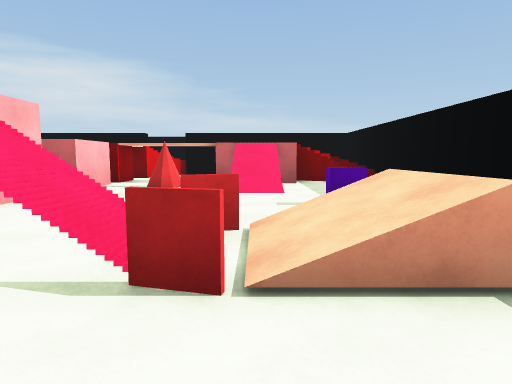
view 1 (above)

16 first-person views from a walk through a 3-D level made in the Unity game engine. The camera is 1.3 m above the floor, tilts 6° down and sees 75° across. Doors are open. The floor is counted in squares, 2 m on a side. Each view is taken from the middle of a square. On the plan, view 1 faces up. The plan holds only what a view shows up to about 10 squares ahead; the rest is blank. The place goes on beyond the plan. Some animated figures are left out.

view 2
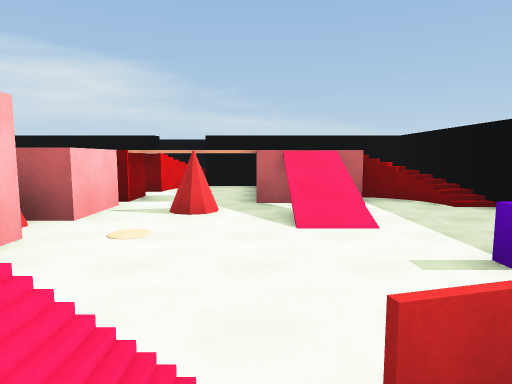

view 3
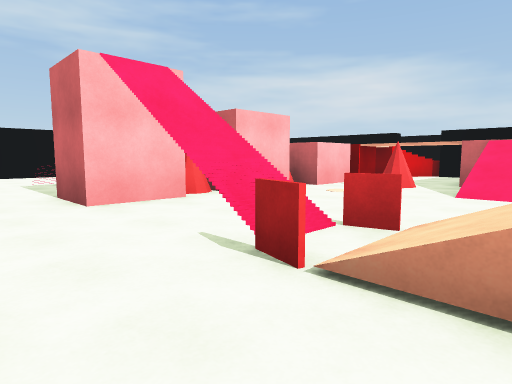

view 4
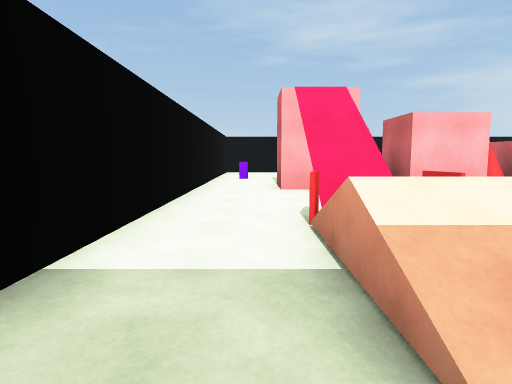

view 5
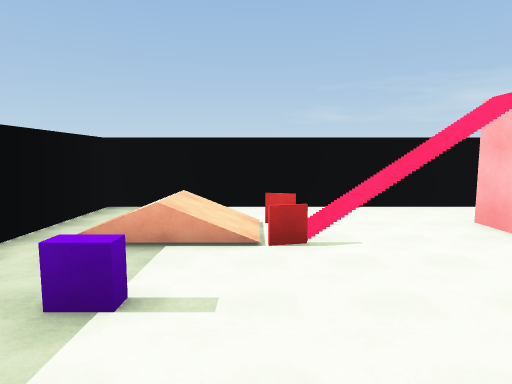

view 6
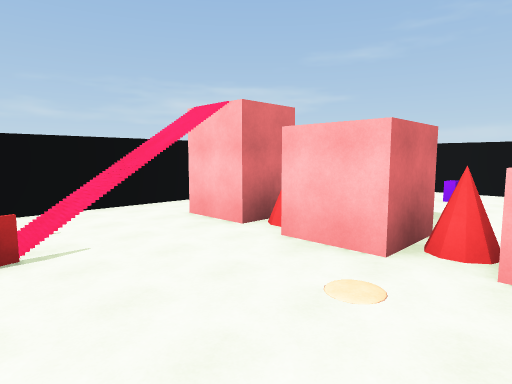

view 7
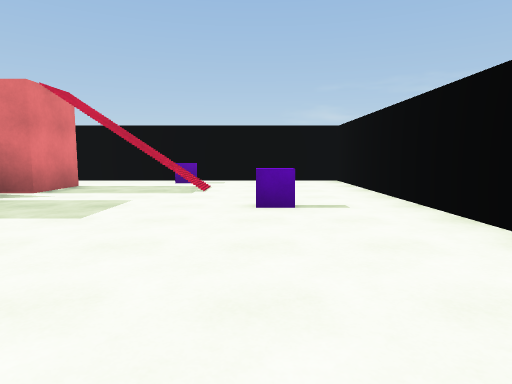

view 8
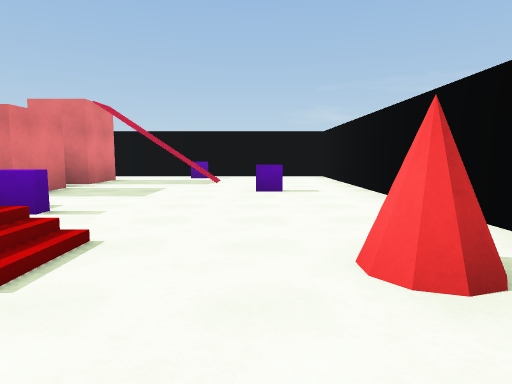

view 9
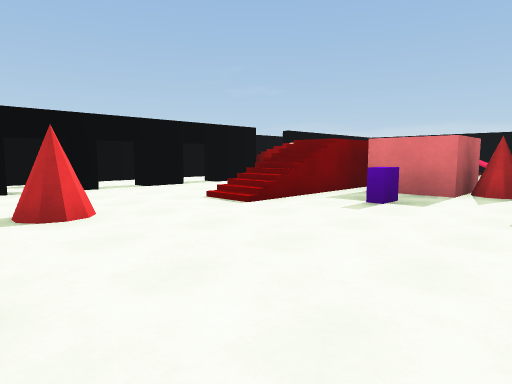

view 10
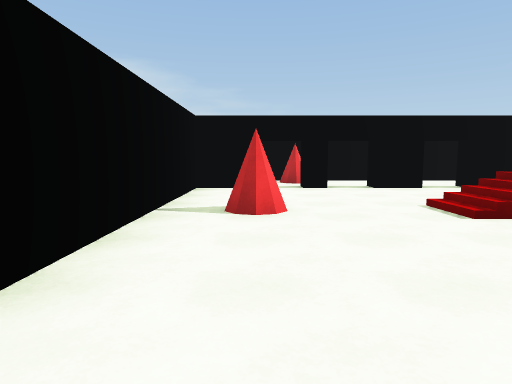

view 11
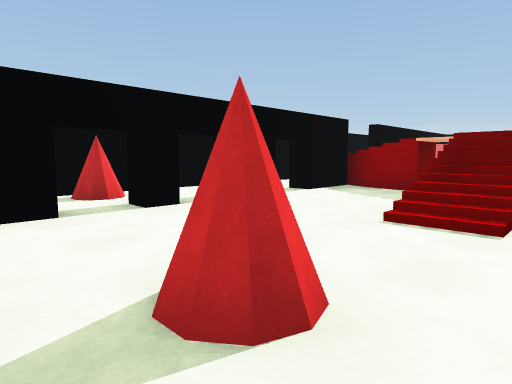

view 12
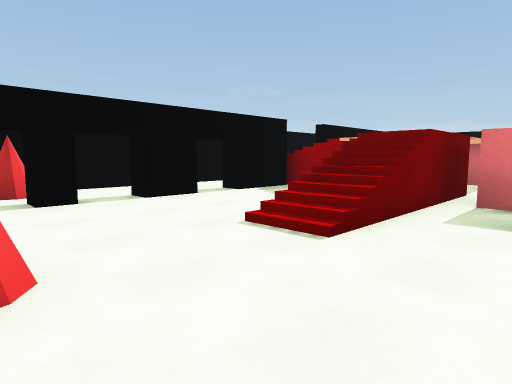

view 13
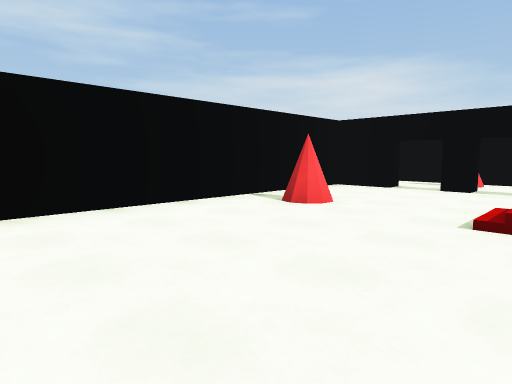

view 14
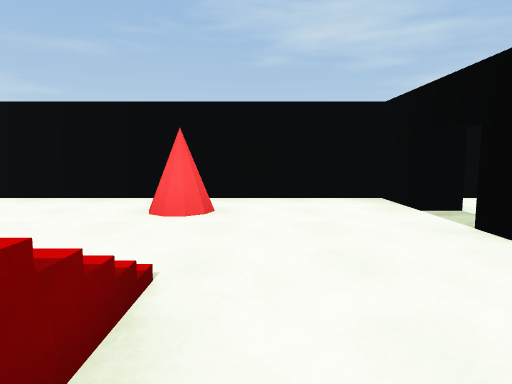

view 15
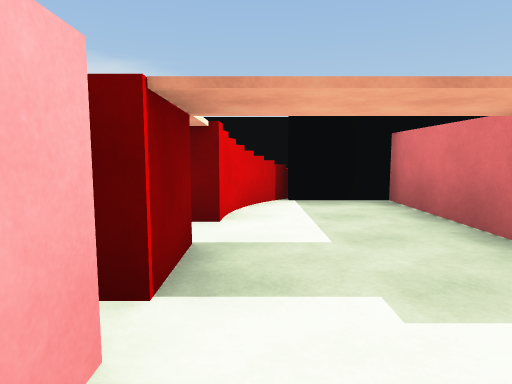

view 16
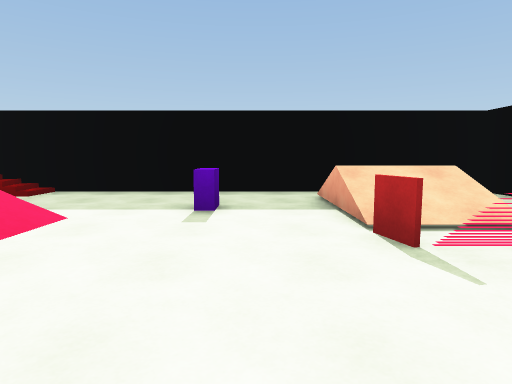

### Floor plan
Key: @ floor where view 1 was taken; # wall or solid block; x gap in a wall; . main floor; : floor 1.75 m higher than the main floor; + floor 2 m higher than the main floor; / step, stairs or slope; = window, fence, low wall or low ledge; ^ raised ledge.
Columns run from 12 left of view 1 to 4 right of it. Each row starts with its distance up from view 1.
 15  ##########
 14 #..#.....
 13 #....... =
 12 ##x..#.#####^###
 11 #.......:#..   #
 10 #........../   #
  9 #.#..//  ../ +x##
  8 #......##.../../#
  7 #.....###.#./...#
  6 #.......#.../...#
  5 #......##....#..#
  4 #......##.......#
  3 #......##...=/=.#
  2 #...///##./////.#
  1 #...............#
  0 #...........@...#
 -1 #################

Positions as (right, up) in squares from view 1, and headings:
1: (0, 0), facing up
2: (-1, 2), facing up
3: (1, 0), facing up-left
4: (3, 1), facing left
5: (0, 7), facing down
6: (0, 7), facing down-left
7: (-9, 9), facing down
8: (-9, 11), facing down
9: (-11, 5), facing up-right
10: (-10, 5), facing up
11: (-11, 8), facing up-right
12: (-10, 7), facing up-right
13: (-7, 5), facing up-left
14: (-6, 10), facing left
15: (-3, 7), facing up
16: (-3, 4), facing right
